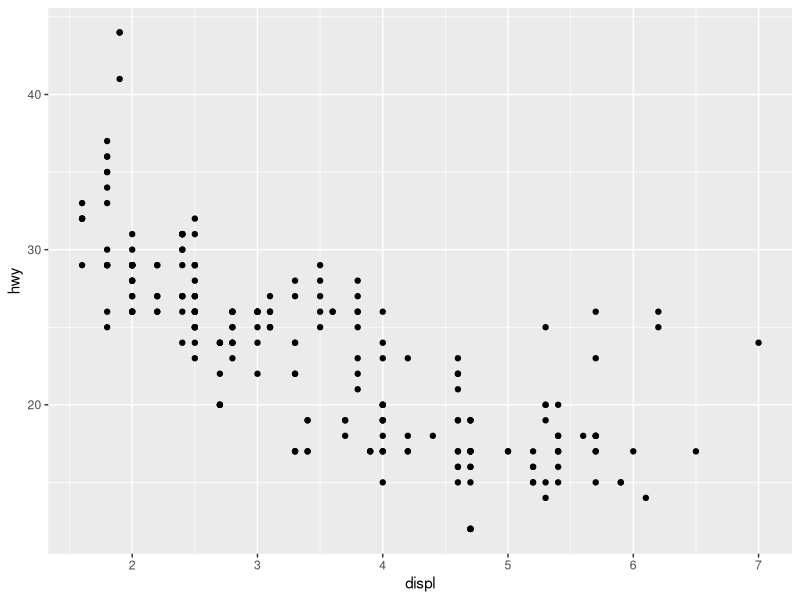
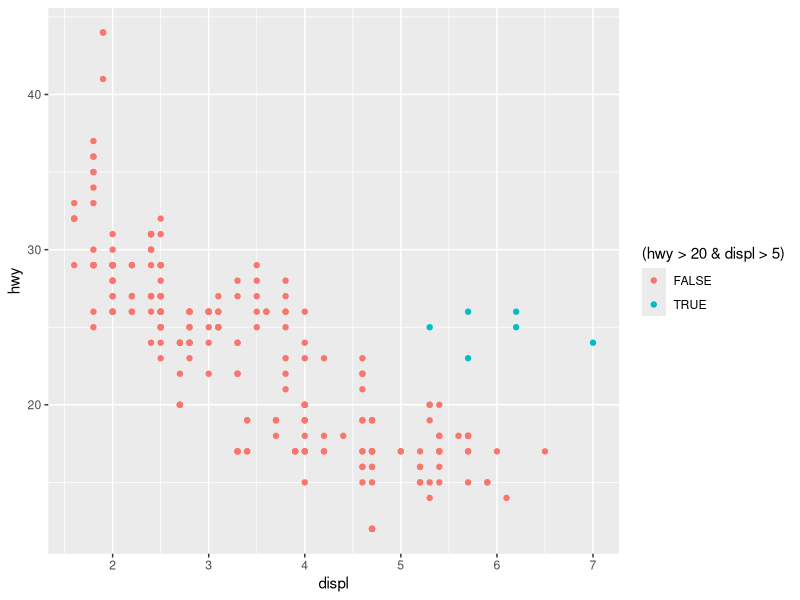

R code for these plots, in order: (Note: this script raises an error after producing the figures.)
## ---- chunk 1
knitr::opts_chunk$set(echo = TRUE)
## ---- chunk 2
library(tidyverse)
## ---- chunk 3
mpg # aka ggplot::mpg
## ---- chunk 4
ggplot(data = mpg) +
  geom_point(mapping = aes(x = displ, y = hwy))
## ---- chunk 5

## ---- chunk 6

## ---- chunk 7

## ---- chunk 8

## ---- chunk 9

## ---- chunk 10

## ---- chunk 11
ggplot(data = mpg) +
  geom_point(mapping = aes(x = displ, y = hwy, color = (hwy > 20 & displ > 5)))
## ---- chunk 12

## ---- chunk 13

## ---- chunk 14
diameter <- data_frame(x = 1:4, y = 1, diameter = c("tiny", "small", "big", "very big"))
diameter
## ---- chunk 15
g
## ---- chunk 16
ggplot(data = mpg) + 
  geom_point(mapping = aes(x = displ, y = hwy))
## ---- chunk 17
ggplot(data = mpg) + 
  geom_point(mapping = aes(x = displ, y = hwy)) +
  scale_shape_manual(values = 1:7)
## ---- chunk 18

## ---- chunk 19

## ---- chunk 20

## ---- chunk 21
ggplot(data = mpg) +
  geom_point(mapping = aes(x = displ, y = hwy), color = "blue") # try HEX code "#0000ff" or rgb(0,0,1)
## ---- chunk 22
ggplot(data = mpg) +
  geom_point(mapping = aes(x = displ, y = hwy, color = class))
## ---- chunk 23
ggplot(data = data_frame(x = rep(1:5, 5), y = rep(5:1, each = 5), shape = c(0:24))) + 
  geom_point(mapping = aes(x = x, y = y, shape = shape), fill = "green", color = "blue", size = 3) +
  geom_text(mapping = aes(x = x, y = y, label = shape), hjust = 1.7) +
  scale_shape_identity() +
  theme(axis.text = element_blank(),
        axis.title = element_blank())
## ---- chunk 24
ggplot(data = mpg) + 
  geom_jitter(mapping = aes(x = displ, y = hwy, shape = class)) +
  scale_shape_manual(values = c(16:19, 21:24))
## ---- chunk 25
ggplot(data = mpg) +
  geom_point(mapping = aes(x = displ, y = hwy, color = "blue"))
## ---- chunk 26

